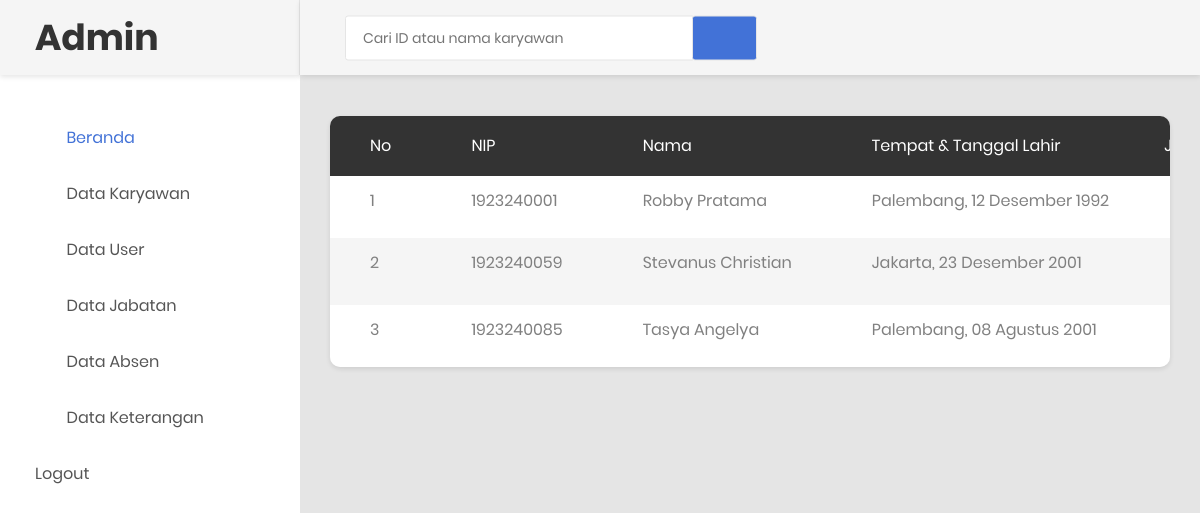
/prospenkar.php (signed in), run on the app's committed database.
### tables this page shows
CREATE TABLE `tb_karyawan` (
  `id_karyawan` int(11) NOT NULL,
  `username` varchar(50) NOT NULL,
  `password` varchar(50) NOT NULL,
  `nama` varchar(255) NOT NULL,
  `tmp_tgl_lahir` varchar(255) NOT NULL,
  `jenkel` varchar(255) NOT NULL,
  `agama` varchar(255) NOT NULL,
  `alamat` text NOT NULL,
  `no_tel` varchar(18) NOT NULL,
  `jabatan` varchar(255) NOT NULL,
  `foto` varchar(50) NOT NULL
);

### prospenkar.php (the view, shortened to what this page needs)
<?php
require_once("koneksi.php");
 ?>
<!DOCTYPE html>
<html lang="en">
<head>
     <link rel="stylesheet" href="https://maxcdn.bootstrapcdn.com/bootstrap/4.5.2/css/bootstrap.min.css">
    <link rel="stylesheet" type="text/css" href="css/bootstrap.css" media="all">
    <link href="css/font-face.css" rel="stylesheet" media="all">
    <link href="vendor/font-awesome-4.7/css/font-awesome.min.css" rel="stylesheet" media="all">
    <link href="vendor/font-awesome-5/css/fontawesome-all.min.css" rel="stylesheet" media="all">
    <link href="vendor/mdi-font/css/material-design-iconic-font.min.css" rel="stylesheet" media="all">
    <link href="vendor/bootstrap-4.1/bootstrap.min.css" rel="stylesheet" media="all">
    <link href="vendor/animsition/animsition.min.css" rel="stylesheet" media="all">
    <link href="vendor/bootstrap-progressbar/bootstrap-progressbar-3.3.4.min.css" rel="stylesheet" media="all">
    <link href="vendor/wow/animate.css" rel="stylesheet" media="all">
    <link href="vendor/css-hamburgers/hamburgers.min.css" rel="stylesheet" media="all">
    <link href="vendor/slick/slick.css" rel="stylesheet" media="all">
    <link href="vendor/select2/select2.min.css" rel="stylesheet" media="all">
    <link href="vendor/perfect-scrollbar/perfect-scrollbar.css" rel="stylesheet" media="all">
    <link href="css/theme.css" rel="stylesheet" media="all">
</head>
<body class="animsition">
    <div class="page-wrapper">
        <aside class="menu-sidebar d-none d-lg-block">
            <div class="logo">
                <a href="#">
                    <h1>Admin</h1>
                </a>
            </div>
            <div class="menu-sidebar__content js-scrollbar1">
                <nav class="navbar-sidebar">
                    <ul class="list-unstyled navbar__list">
                        <li class="active has-sub">
                            <a class="js-arrow" href="admin2.php">
                                <i class="fas fa-tachometer-alt"></i>Beranda</a>
                        </li>
                        <li>
                            <a href="datakaryawan.php">
                                <i class="fas fa-chart-bar"></i>Data Karyawan</a>
                        </li>
                        <li>
                            <a href="datauser.php">
                                <i class="fas fa-table"></i>Data User</a>
                        </li>
                        <li>
                            <a href="datajabatan.php">
                                <i class="far fa-check-square"></i>Data Jabatan</a>
                        </li>
                        <li>
                            <a href="data_absen.php">
                                <i class="fas fa-calendar-alt"></i>Data Absen</a>
                        </li>
                        <li>
                            <a href="data_keterangan.php">
                                <i class="fas fa-table"></i>Data Keterangan
                            </a>
                        </li>
                        <li>
                            <a href="logout.php">Logout</a>
                        </li>
                    </ul>
                </nav>
            </div>
        </aside>
        <div class="page-container">
            <header class="header-desktop">
                <div class="section__content section__content--p30">
                    <div class="container-fluid">
                        <div class="header-wrap">
                            <form class="form-header" action="prospenkar.php" method="POST">
                                <input autocomplete="off" class="au-input au-input--xl" type="text" name="cari" placeholder="Cari ID atau nama karyawan" />
                                <button class="au-btn--submit" type="submit">
                                    <i class="zmdi zmdi-search"></i>
                                </button>
                            </form>
                            <div class="header-button">
                                <div class="noti-wrap">
                    </div>
                </div>
            </header>
            <div class="main-content">
                <div class="section__content section__content--p30">
                    <div class="container-fluid">
                        <div class="row">
                                <div class="table-responsive table--no-card m-b-30">
                                    <table class="table table-borderless table-striped table-earning">
                                        <thead>
                                            <tr>
                                                <th>No</th>
                                                <th>NIP</th>
                                                <th>Nama</th>
                                                <th>Tempat & Tanggal lahir</th>
                                                <th class="text-right">Jenis Kelamin</th>
                                            </tr>
                                        </thead>
                                        <tbody>
                                            <?php
                                            $cari = $_POST['cari'];
                                            $sql = "SELECT * FROM tb_karyawan WHERE id_karyawan LIKE '%$cari%' OR nama LIKE '%$cari%'";
                                            $query = mysqli_query($koneksi, $sql);
                                            $no = 1;
                                            while ($row = mysqli_fetch_array($query)) {
                                             ?>
                                            <tr>
                                                <td><?php echo $no ?></td>
                                                <td><?php echo $row['id_karyawan']; ?></td>
                                                <td><?php echo $row['nama']; ?></td>
                                                <td><?php echo $row['tmp_tgl_lahir']; ?></td>
                                                <td><?php echo $row['jenkel']; ?></td>
                                            </tr>
                                           <?php
                                           $no++;
                                       }
                                            ?>
                                        </tbody>
                                    </table>
                                </div>
                            </div>
                        <div class="row">
                            <div class="col-lg-6">
                            </div>
                            <div class="col-lg-6">
                            </div>
                        </div>
                        <div class="row">
                            <div class="col-md-12">
                            </div>
                        </div>
                        <div class="row m-t-30">
                            <div class="col-md-12">
                            </div>
                        </div>
                </div>
            </div>
        </div>
    </div>
</body>
</html>

### data on the page
tb_karyawan: id_karyawan "1923240001", nama "Robby Pratama", tmp_tgl_lahir "Palembang, 12 Desember 1992"
tb_karyawan: id_karyawan "1923240059", nama "Stevanus Christian", tmp_tgl_lahir "Jakarta, 23 Desember 2001"
tb_karyawan: id_karyawan "1923240085", nama "Tasya Angelya", tmp_tgl_lahir "Palembang, 08 Agustus 2001"
